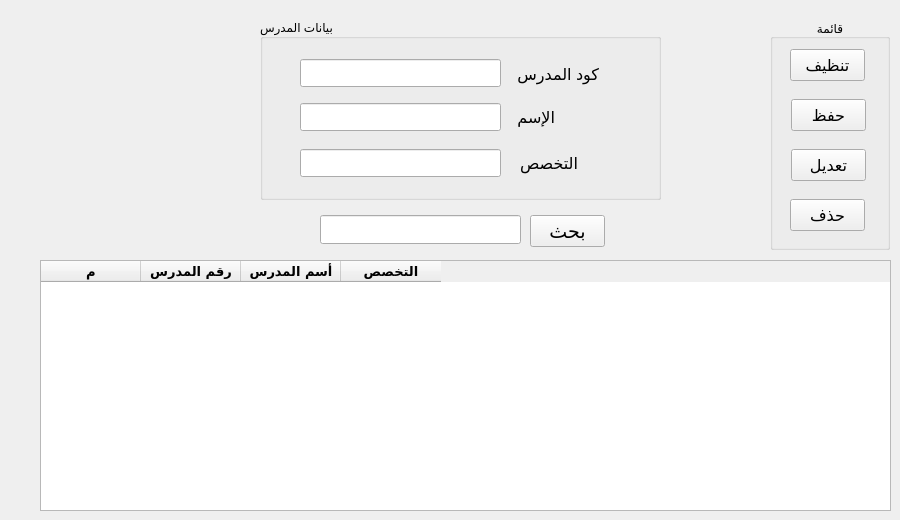
    <widget class="QWidget" name="tab_3">
     <attribute name="title">
      <string>هيئة التدريس</string>
     </attribute>
     <widget class="QGroupBox" name="groupBox_6">
      <property name="geometry">
       <rect>
        <x>770</x>
        <y>19</y>
        <width>120</width>
        <height>231</height>
       </rect>
      </property>
      <property name="title">
       <string>قائمة</string>
      </property>
      <property name="alignment">
       <set>Qt::AlignCenter</set>
      </property>
      <widget class="QPushButton" name="pushButton_14">
       <property name="geometry">
        <rect>
         <x>20</x>
         <y>30</y>
         <width>75</width>
         <height>32</height>
        </rect>
       </property>
       <property name="font">
        <font>
         <pointsize>12</pointsize>
        </font>
       </property>
       <property name="text">
        <string>تنظيف</string>
       </property>
      </widget>
      <widget class="QPushButton" name="pushButton_15">
       <property name="geometry">
        <rect>
         <x>21</x>
         <y>80</y>
         <width>75</width>
         <height>32</height>
        </rect>
       </property>
       <property name="font">
        <font>
         <pointsize>12</pointsize>
        </font>
       </property>
       <property name="text">
        <string>حفظ</string>
       </property>
      </widget>
      <widget class="QPushButton" name="pushButton_16">
       <property name="geometry">
        <rect>
         <x>21</x>
         <y>130</y>
         <width>75</width>
         <height>32</height>
        </rect>
       </property>
       <property name="font">
        <font>
         <pointsize>12</pointsize>
        </font>
       </property>
       <property name="text">
        <string>تعديل</string>
       </property>
      </widget>
      <widget class="QPushButton" name="pushButton_17">
       <property name="geometry">
        <rect>
         <x>20</x>
         <y>180</y>
         <width>75</width>
         <height>32</height>
        </rect>
       </property>
       <property name="font">
        <font>
         <pointsize>12</pointsize>
        </font>
       </property>
       <property name="text">
        <string>حذف</string>
       </property>
      </widget>
     </widget>
     <widget class="QGroupBox" name="groupBox_7">
      <property name="geometry">
       <rect>
        <x>260</x>
        <y>19</y>
        <width>401</width>
        <height>181</height>
       </rect>
      </property>
      <property name="title">
       <string>بيانات المدرس</string>
      </property>
      <widget class="QLabel" name="label_13">
       <property name="geometry">
        <rect>
         <x>251</x>
         <y>43</y>
         <width>88</width>
         <height>24</height>
        </rect>
       </property>
       <property name="font">
        <font>
         <pointsize>12</pointsize>
        </font>
       </property>
       <property name="text">
        <string>كود المدرس</string>
       </property>
      </widget>
      <widget class="QLabel" name="label_14">
       <property name="geometry">
        <rect>
         <x>251</x>
         <y>86</y>
         <width>44</width>
         <height>24</height>
        </rect>
       </property>
       <property name="font">
        <font>
         <pointsize>12</pointsize>
        </font>
       </property>
       <property name="text">
        <string>الإسم</string>
       </property>
      </widget>
      <widget class="QLabel" name="label_15">
       <property name="geometry">
        <rect>
         <x>251</x>
         <y>132</y>
         <width>67</width>
         <height>24</height>
        </rect>
       </property>
       <property name="font">
        <font>
         <pointsize>12</pointsize>
        </font>
       </property>
       <property name="text">
        <string>التخصص</string>
       </property>
      </widget>
      <widget class="QLineEdit" name="lineEdit_11">
       <property name="enabled">
        <bool>true</bool>
       </property>
       <property name="geometry">
        <rect>
         <x>40</x>
         <y>130</y>
         <width>201</width>
         <height>28</height>
        </rect>
       </property>
       <property name="font">
        <font>
         <pointsize>12</pointsize>
        </font>
       </property>
      </widget>
      <widget class="QLineEdit" name="lineEdit_9">
       <property name="enabled">
        <bool>true</bool>
       </property>
       <property name="geometry">
        <rect>
         <x>40</x>
         <y>40</y>
         <width>201</width>
         <height>28</height>
        </rect>
       </property>
       <property name="font">
        <font>
         <pointsize>12</pointsize>
        </font>
       </property>
      </widget>
      <widget class="QLineEdit" name="lineEdit_10">
       <property name="geometry">
        <rect>
         <x>40</x>
         <y>84</y>
         <width>201</width>
         <height>28</height>
        </rect>
       </property>
       <property name="font">
        <font>
         <pointsize>12</pointsize>
        </font>
       </property>
      </widget>
     </widget>
     <widget class="QPushButton" name="pushButton_18">
      <property name="geometry">
       <rect>
        <x>530</x>
        <y>215</y>
        <width>75</width>
        <height>32</height>
       </rect>
      </property>
      <property name="font">
       <font>
        <pointsize>14</pointsize>
       </font>
      </property>
      <property name="text">
       <string>بحث</string>
      </property>
     </widget>
     <widget class="QLineEdit" name="lineEdit_12">
      <property name="geometry">
       <rect>
        <x>320</x>
        <y>215</y>
        <width>201</width>
        <height>29</height>
       </rect>
      </property>
     </widget>
     <widget class="QTableWidget" name="tableWidget_2">
      <property name="geometry">
       <rect>
        <x>40</x>
        <y>260</y>
        <width>851</width>
        <height>251</height>
       </rect>
      </property>
      <property name="font">
       <font>
        <family>Tajawal</family>
        <pointsize>10</pointsize>
        <weight>75</weight>
        <bold>true</bold>
       </font>
      </property>
      <column>
       <property name="text">
        <string>م</string>
       </property>
      </column>
      <column>
       <property name="text">
        <string>رقم المدرس</string>
       </property>
       <property name="font">
        <font>
         <family>Tajawal</family>
         <pointsize>10</pointsize>
        </font>
       </property>
      </column>
      <column>
       <property name="text">
        <string>أسم المدرس</string>
       </property>
      </column>
      <column>
       <property name="text">
        <string>التخصص</string>
       </property>
      </column>
     </widget>
    </widget>
